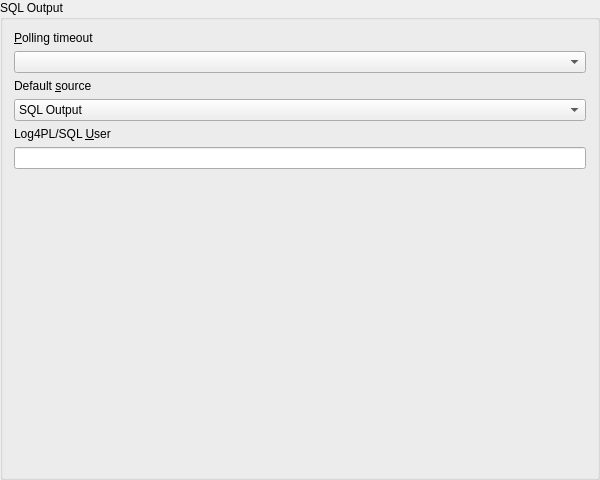
<?xml version="1.0" encoding="UTF-8"?>
<ui version="4.0">
 <class>toOutputSettingUI</class>
 <widget class="QWidget" name="toOutputSettingUI">
  <property name="geometry">
   <rect>
    <x>0</x>
    <y>0</y>
    <width>600</width>
    <height>480</height>
   </rect>
  </property>
  <property name="sizePolicy">
   <sizepolicy hsizetype="Expanding" vsizetype="Preferred">
    <horstretch>0</horstretch>
    <verstretch>0</verstretch>
   </sizepolicy>
  </property>
  <property name="minimumSize">
   <size>
    <width>600</width>
    <height>0</height>
   </size>
  </property>
  <property name="windowTitle">
   <string>Form1</string>
  </property>
  <layout class="QGridLayout">
   <property name="margin">
    <number>0</number>
   </property>
   <property name="spacing">
    <number>6</number>
   </property>
   <item row="0" column="0">
    <widget class="QGroupBox" name="ButtonGroup1">
     <property name="title">
      <string>SQL Output</string>
     </property>
     <layout class="QGridLayout">
      <property name="margin">
       <number>11</number>
      </property>
      <property name="spacing">
       <number>6</number>
      </property>
      <item row="5" column="0">
       <widget class="QLineEdit" name="LogUser"/>
      </item>
      <item row="3" column="0">
       <widget class="QComboBox" name="SourceTypeInt">
        <item>
         <property name="text">
          <string>SQL Output</string>
         </property>
        </item>
        <item>
         <property name="text">
          <string>Log4PL/SQL</string>
         </property>
        </item>
       </widget>
      </item>
      <item row="1" column="0">
       <widget class="QComboBox" name="PollingIntervalInt"/>
      </item>
      <item row="0" column="0">
       <widget class="QLabel" name="label">
        <property name="toolTip">
         <string>&lt;html&gt;&lt;head/&gt;&lt;body&gt;&lt;p&gt;Time between trying to poll for output&lt;/p&gt;&lt;/body&gt;&lt;/html&gt;</string>
        </property>
        <property name="text">
         <string>&amp;Polling timeout</string>
        </property>
        <property name="buddy">
         <cstring>PollingIntervalInt</cstring>
        </property>
       </widget>
      </item>
      <item row="2" column="0">
       <widget class="QLabel" name="label_2">
        <property name="text">
         <string>Default &amp;source</string>
        </property>
        <property name="buddy">
         <cstring>SourceTypeInt</cstring>
        </property>
       </widget>
      </item>
      <item row="4" column="0">
       <widget class="QLabel" name="label_3">
        <property name="text">
         <string>Log4PL/SQL &amp;User</string>
        </property>
        <property name="buddy">
         <cstring>LogUser</cstring>
        </property>
       </widget>
      </item>
      <item row="6" column="0">
       <spacer>
        <property name="orientation">
         <enum>Qt::Vertical</enum>
        </property>
        <property name="sizeType">
         <enum>QSizePolicy::Expanding</enum>
        </property>
        <property name="sizeHint" stdset="0">
         <size>
          <width>20</width>
          <height>20</height>
         </size>
        </property>
       </spacer>
      </item>
     </layout>
    </widget>
   </item>
  </layout>
 </widget>
 <resources/>
 <connections/>
</ui>
